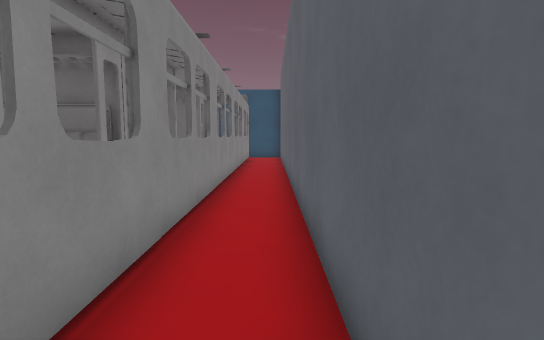
view 1 (above)

24 first-person views from a walk through a Godot game level. The camera is 1.5 m above the floor, tilts 6° down and sees 80° across. The floor is counted in squares, 1 m on a side. Each view is taken from the middle of a square. On the plan, view 1 faces up. The plan holds only what a view shows up to about 15 squares ahead; the rest is blank. Some surface patterns are stand-ins.

view 2
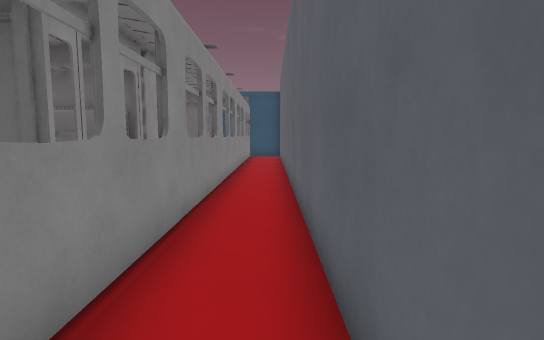

view 3
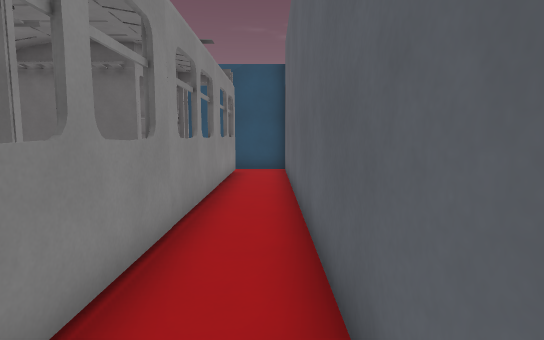

view 4
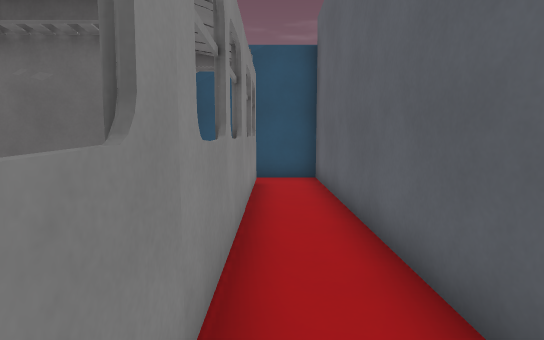

view 5
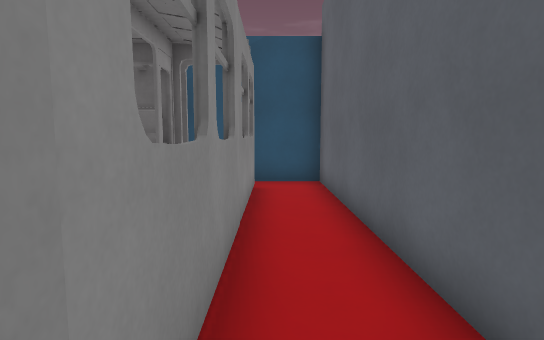

view 6
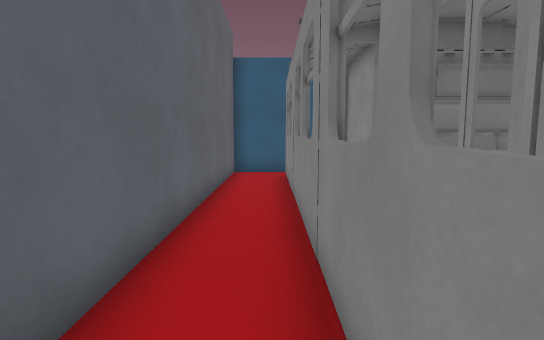

view 7
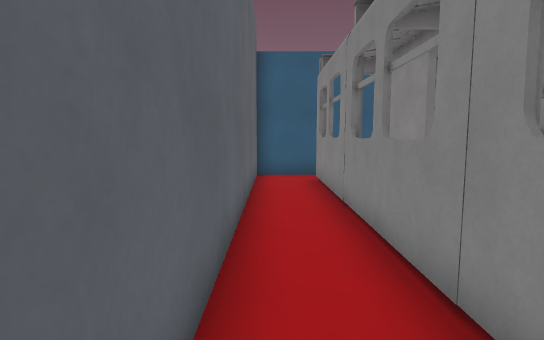

view 8
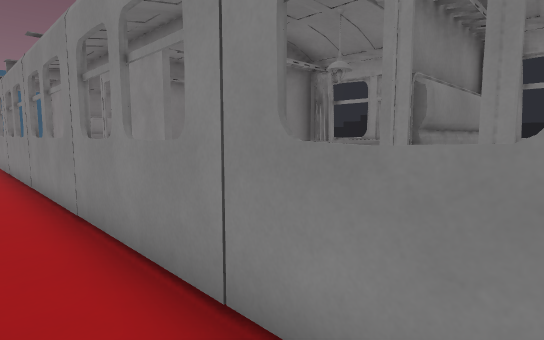

view 9
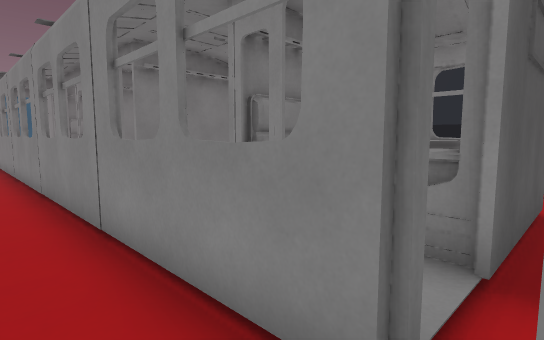

view 10
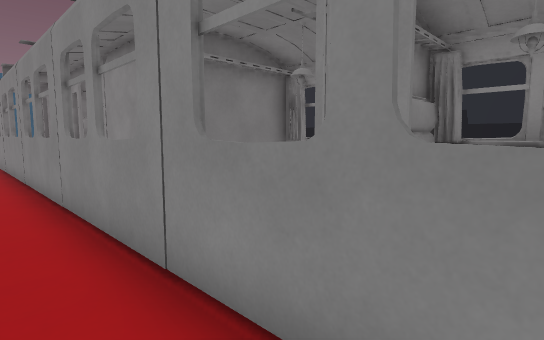

view 11
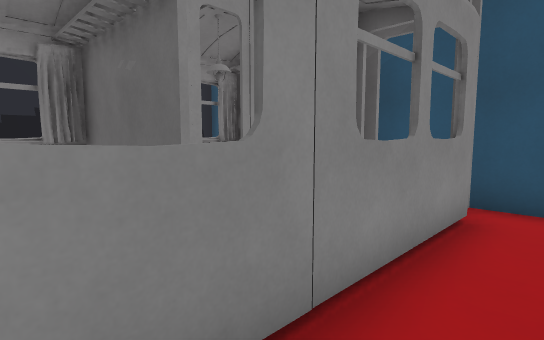

view 12
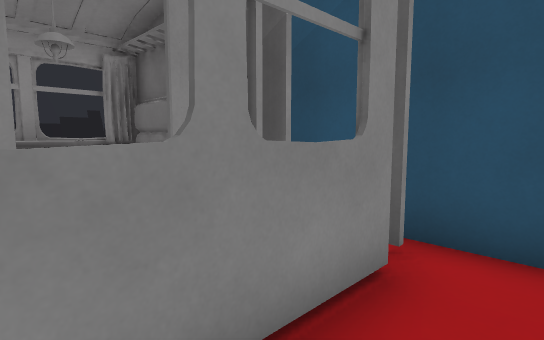

view 13
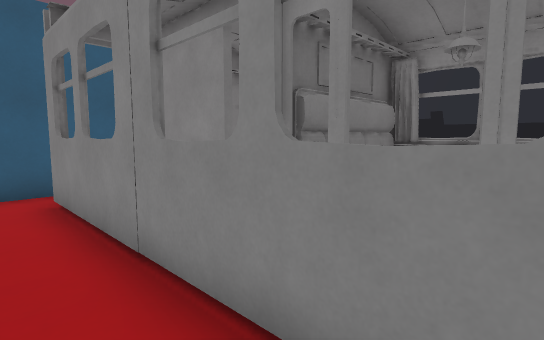

view 14
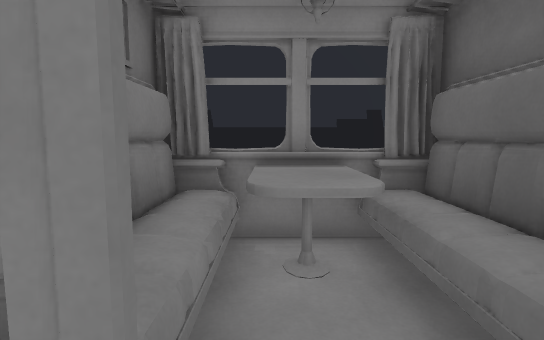

view 15
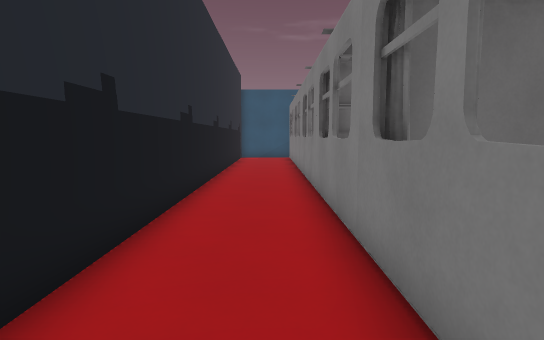

view 16
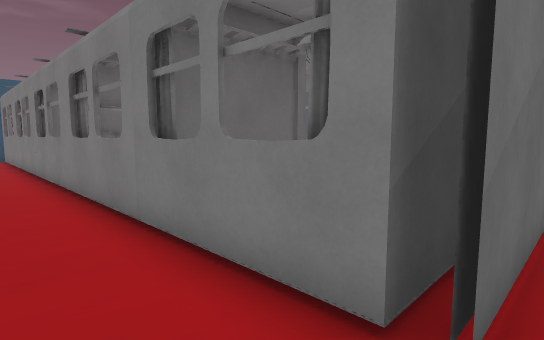

view 17
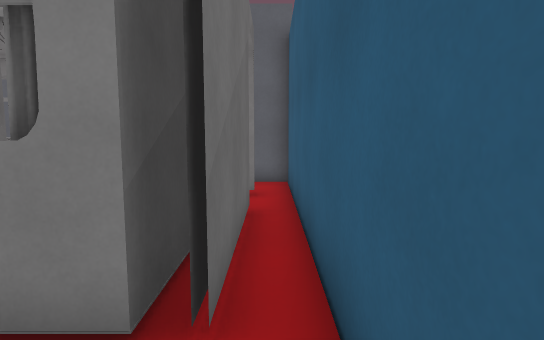

view 18
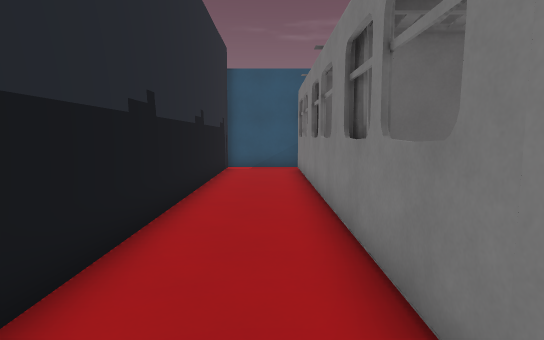

view 19
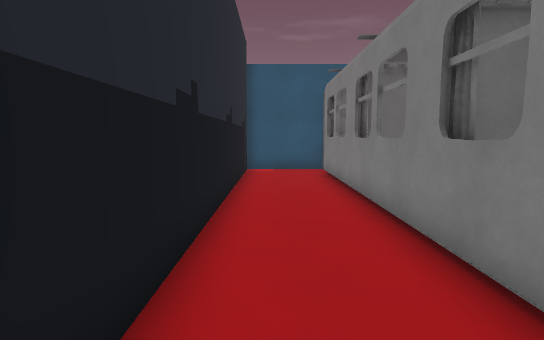

view 20
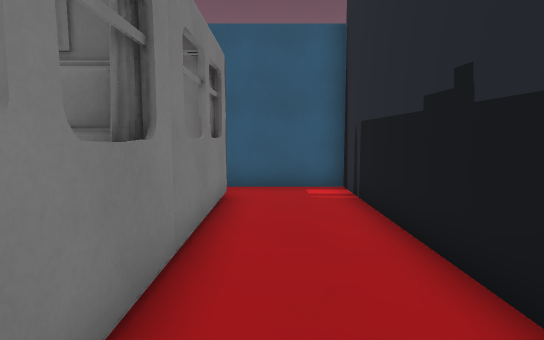

view 21
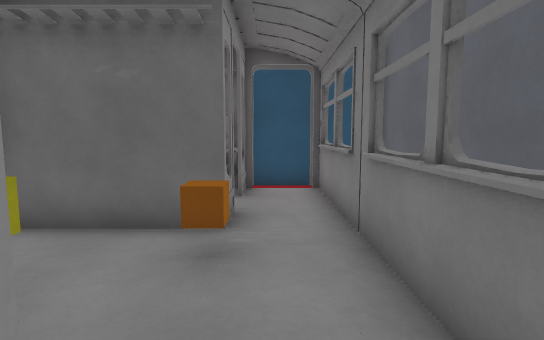

view 22
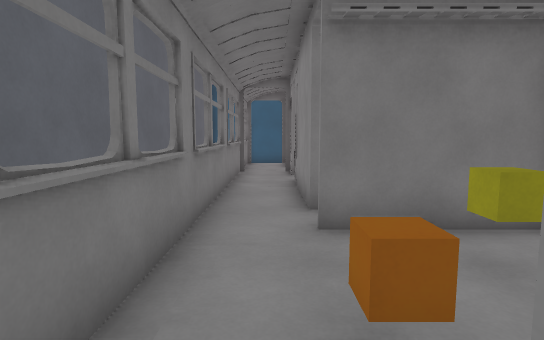

view 23
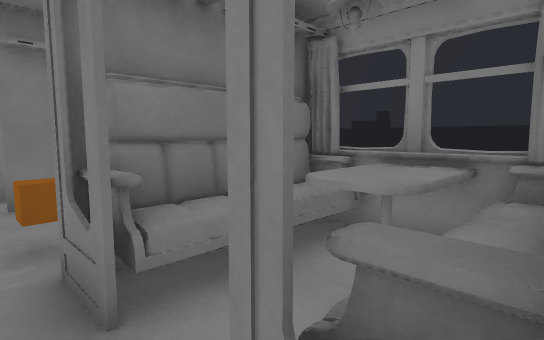

view 24
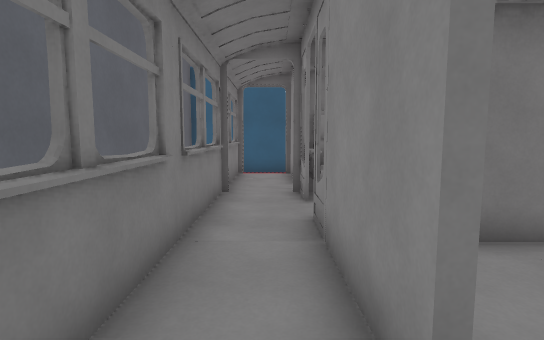

### Floor plan
Key: @ floor where view 1 was taken; # wall or solid block; x gap in a wall; . main floor; : floor 0.25 m higher than the main floor; / step, stairs or slope; = window, fence, low wall or low ledge; ^ raised ledge; S sofa; O other object.
Columns run from 11 left of view 1 to 1 right of it. Each row starts with its distance up from view 1.
 23 ####   ######
 22 #..#   #.#..#
 21 #..#####:#..#
 20 #..=^^^#:=..#
 19 #..#^^:::#..#
 18 #..#SSSS:=..#
 17 #..#####:#..#
 16 #..=:::O:=..#
 15 #..#::O::#..#
 14 #..#:::::=..#
 13 #..#####:#..#
 12 #..#   ::#..#
 11 #..#  :#:#..#
 10 #..= ::#:=..#
  9 #..#:::#:#..#
  8 #..#SSS#:#..#
  7 #..#SSSS:=..#
  6 #..#SS:::#..#
  5 #..#SSSS:#..#
  4 #..#####:#..#
  3 #..=   x:=..#
  2 #..#   #:#..#
  1 #..##  #:=..#
  0 #..#####/#.@#
 -1 #...........#
 -2 #############

Where each view was taken, in squares from view 1:
view 1: 0 up, 0 right, facing up
view 2: 1 down, 0 right, facing up
view 3: 8 up, 0 right, facing up
view 4: 11 up, 1 left, facing up
view 5: 12 up, 1 left, facing up
view 6: 12 up, 1 left, facing down
view 7: 11 up, 0 right, facing down
view 8: 19 up, 0 right, facing down-left
view 9: 22 up, 0 right, facing down-left
view 10: 20 up, 0 right, facing down-left
view 11: 15 up, 0 right, facing up-left
view 12: 18 up, 0 right, facing up-left
view 13: 8 up, 0 right, facing down-left
view 14: 6 up, 3 left, facing left
view 15: 0 up, 9 left, facing up
view 16: 1 down, 10 left, facing up-right
view 17: 1 down, 10 left, facing right
view 18: 7 up, 9 left, facing up
view 19: 8 up, 10 left, facing up
view 20: 8 up, 9 left, facing down
view 21: 12 up, 3 left, facing up
view 22: 18 up, 3 left, facing down
view 23: 21 up, 3 left, facing down-left
view 24: 13 up, 3 left, facing down
